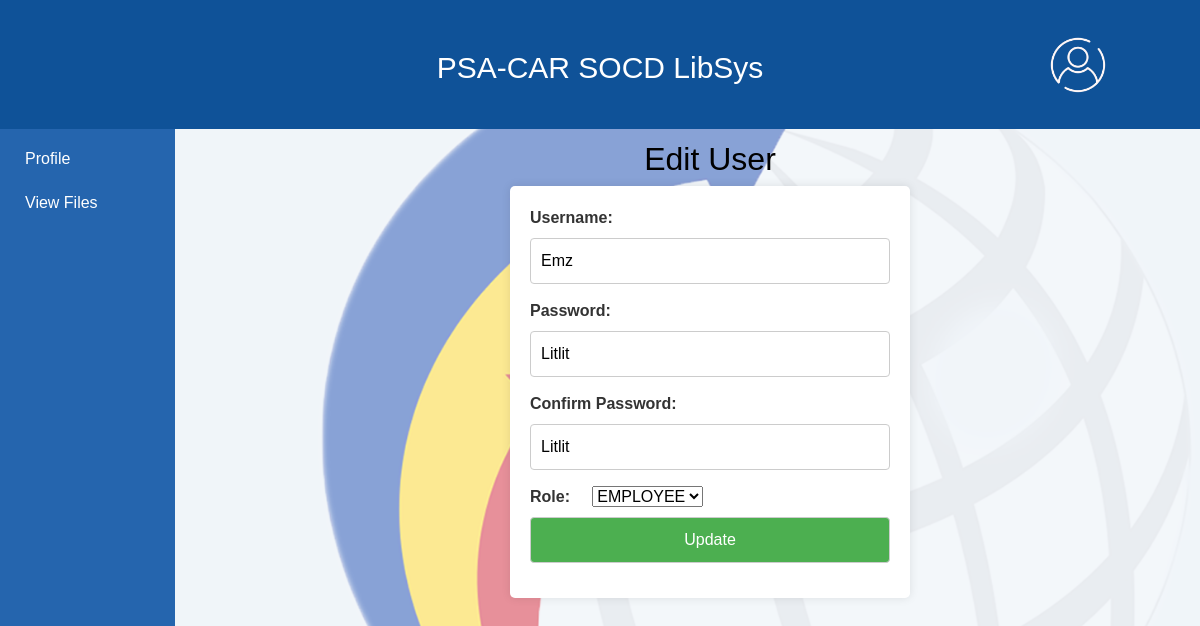
The app's page /edit_users.php?id=2 (signed in), older data.
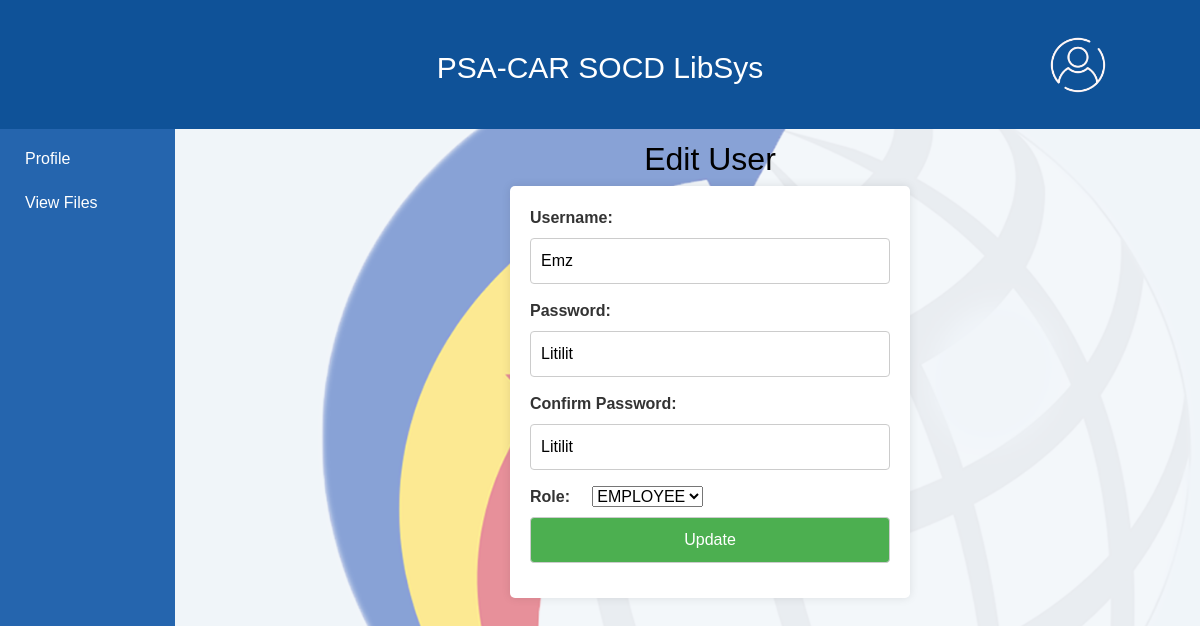
The same page, newer data.
### tables this page shows
CREATE TABLE `users` (
  `user_id` int(11) NOT NULL,
  `username` varchar(50) NOT NULL,
  `password` varchar(255) NOT NULL,
  `role` enum('ADMIN','EMPLOYEE') NOT NULL
);

### edit_users.php (the view, shortened to what this page needs)
<?php
$host = "localhost";
$db_username = "root";
$db_password = "";
$database = "file_inventory";
$conn = new mysqli($host, $db_username, $db_password, $database);
$userDetails = null;
if(isset($_GET['id'])) {
    $id = $_GET['id'];
    $result = mysqli_query($conn, "SELECT * FROM users WHERE user_id=$id");
    $userDetails = mysqli_fetch_assoc($result);
}
?>
<!DOCTYPE html>
<html lang="en">
<head>
    <link rel="stylesheet" href="https://maxcdn.bootstrapcdn.com/bootstrap/4.5.2/css/bootstrap.min.css">
    <link rel="stylesheet" href="add_users.css">
</head>
<body>
<div id="topbar">
    <h2>PSA-CAR SOCD LibSys</h2>
    <div class="dropdown">
        <img src="ICON-4.png" alt="Dropdown Icon" width="68" height="68">
    </div>
</div>
<div id="sidebar">
    <div id="sidebar-content">
        <ul>
            <li><a href="#" class="sidebar-link">Profile</a></li>
            <li><a href="book_list.php" class="sidebar-link">View Files</a></li>
        </ul>
    </div>
</div>
<div id="content">
    <h2>Edit User</h2>
    <form action="" method="post" enctype="multipart/form-data">
        <label for="">Username:</label>
        <input type="text" name="username" required value="<?php echo $userDetails['username']; ?>">
        <label for="">Password:</label>
        <input type="text" name="password1" required value="<?php echo $userDetails['password']; ?>">
        <label for="">Confirm Password:</label>
        <input type="text" name="password2" required value="<?php echo $userDetails['password']; ?>">
        <label for="">Role:&nbsp;&nbsp;&nbsp;&nbsp;</label>
        <select name="role" required>
            <option value="EMPLOYEE" <?php if ($userDetails['role'] == 'EMPLOYEE') echo 'selected'; ?>>EMPLOYEE</option>
        </select>
        <input type="submit" name="submit" value="Update">
    </form>
</div>

Row changes from the older to the newer data that the page shows:
changed users "Emz": password1 "Litlit" → "Litilit"; password2 "Litlit" → "Litilit"
